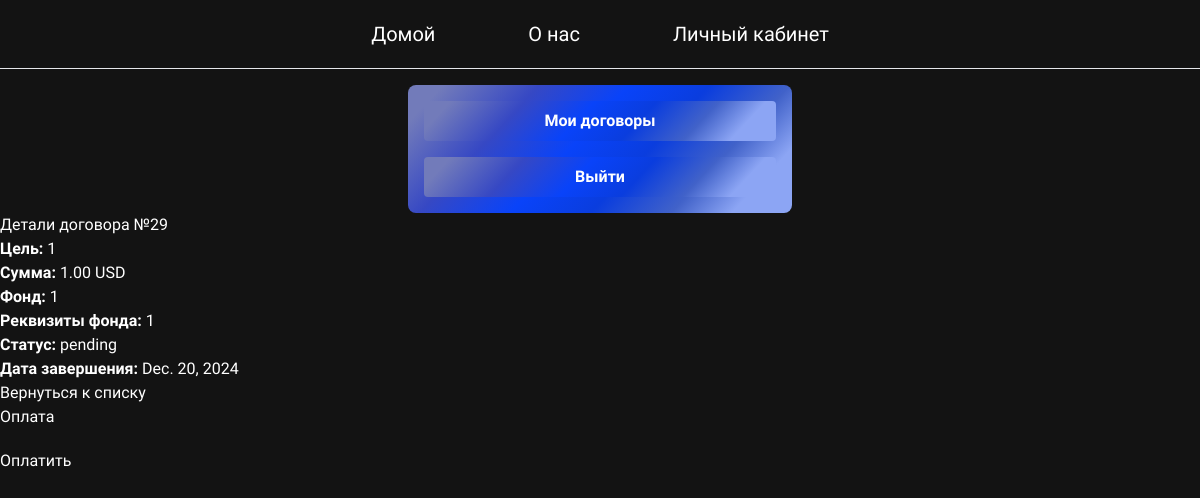
The page /contracts/29/ (signed in) on the database its author committed.
### contracts/models.py (models this page shows, shortened)
class Contract(models.Model):
    STATUS_CHOICES = [
        ('pending', 'Pending'),      # Ожидает выполнения
        ('completed', 'Completed'), # Выполнен
        ('failed', 'Failed')        # Нарушен
    ]
    user = models.ForeignKey(settings.AUTH_USER_MODEL, on_delete=models.CASCADE, related_name='contracts')
    amount = models.DecimalField(max_digits=10, decimal_places=2,  verbose_name="Сумма")  # Сумма договора
    charity_name = models.CharField(max_length=255, verbose_name="Название Фонда")               # Название фонда
    charity_account = models.CharField(max_length=255,  verbose_name="Реквизиты Фонда")            # Реквизиты фонда
    due_date = models.DateField( verbose_name="Дата завершения")                                 # Дата завершения
    status = models.CharField(max_length=20, choices=STATUS_CHOICES, default='pending',  verbose_name="Статус")
    created_at = models.DateTimeField(auto_now_add=True)          # Дата создания договора
    goal = models.TextField(null=True, blank=True,  verbose_name="Цель")  # Добавлено поле для цели

### contracts/views.py (the view)
# urls.py: path('<int:pk>/', views.ContractDetailView.as_view(), name='contract_detail'),
class ContractDetailView(LoginRequiredMixin, DetailView):
    model = Contract
    template_name = 'contracts/contract_detail.html'

### auth/context_processors.py (called while the page is built)
def stripe_public_key(request):
    return {
        'stripe_public_key': settings.STRIPE_PUBLIC_KEY
    }

### contracts/templates/contracts/contract_detail.html (shortened to what this page needs)
{% extends "base.html" %}
{% block content %}
<h2>Детали договора №{{ object.id }}</h2>
<p><strong>Цель:</strong> {{ object.goal }}</p>
<p><strong>Сумма:</strong> {{ object.amount }} USD</p>
<p><strong>Фонд:</strong> {{ object.charity_name }}</p>
<p><strong>Реквизиты фонда:</strong> {{ object.charity_account }}</p>
<p><strong>Статус:</strong>
    <span id="contract-status">{{ object.status }}</span>
</p>
<p><strong>Дата завершения:</strong> {{ object.due_date }}</p>
<a href="{% url 'contract_list' %}">Вернуться к списку</a>
{% if object.status == 'pending' %}
<h3>Оплата</h3>
<button id="pay-button" style="margin-top: 10px;">Оплатить</button>
<script src="https://cdn.tailwindcss.com"></script>
{% endif %}
{% endblock %}

### static/css/styleIndex.css (style rules this page uses)
* { font-family: "Unbounded", sans-serif; margin: 0; padding: 0; box-sizing: border-box; }

### rows shown on the page
Contract: id "29", goal "1", amount "1.00", charity_name "1", charity_account "1", status "pending", due_date "Dec. 20, 2024"
